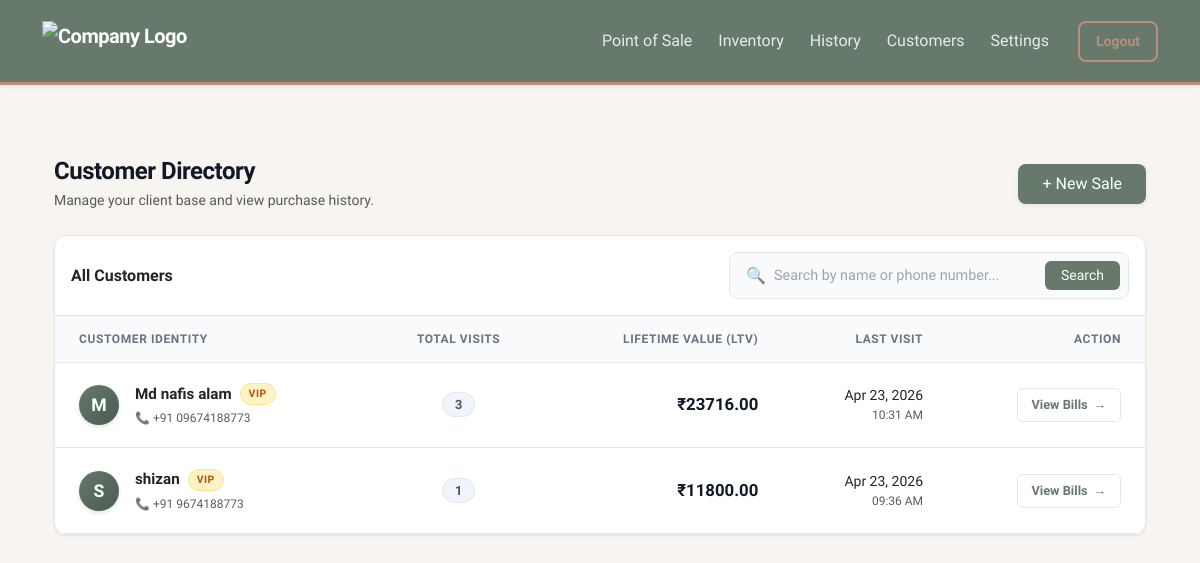
The app's page /billing/customers (signed in) with its own data.
### core/models.py (models this page shows)
class Customer(db.Model):
    __tablename__ = 'customers'
    id = db.Column(db.Integer, primary_key=True)
    company_id = db.Column(db.Integer, db.ForeignKey('companies.id'), nullable=False) # ISOLATION
    name = db.Column(db.String(100), nullable=False)
    phone_number = db.Column(db.String(15), nullable=False) # Removed unique=True so diff companies can have same customer
    email = db.Column(db.String(100), nullable=True)
    created_at = db.Column(db.DateTime, default=datetime.utcnow)
    invoices = db.relationship('Invoice', backref='customer', lazy=True)

### core/billing/routes.py (the view, shortened to what this page needs)
@billing_bp.route('/customers')
def customers_directory():
    company_id = session.get('company_id')
    if not company_id:
        flash("Please log in to view your customers.", "warning")
        return redirect(url_for('auth.login'))
    page = request.args.get('page', 1, type=int)
    search_query = request.args.get('search', '').strip()
    query = db.session.query(
        Customer,
        func.count(Invoice.id).label('total_visits'),
        func.sum(Invoice.grand_total).label('lifetime_value'),
        func.max(Invoice.created_at).label('last_visit')
    ).join(Invoice, Customer.id == Invoice.customer_id) \
     .filter(Invoice.company_id == company_id) \
     .group_by(Customer.id)
    pagination = query.order_by(func.max(Invoice.created_at).desc()).paginate(page=page, per_page=10)
    return render_template(
        'billing/customers.html',
        pagination=pagination,
        search_query=search_query
    )

### core/templates/billing/customers.html (shortened to what this page needs)
{% extends "base.html" %}
{% block content %}
<div class="container-fluid py-4">
    <div class="d-flex flex-column flex-sm-row justify-content-between align-items-sm-center gap-3 mb-4">
        <div>
            <h1 class="page-title mb-1">Customer Directory</h1>
            <p class="text-muted text-sm mb-0">Manage your client base and view purchase history.</p>
        </div>
        <a href="/billing" class="btn btn-dark fw-medium px-4 py-2 rounded-3 shadow-sm text-nowrap" style="background-color: var(--brand-sage); border: none;">
            + New Sale
        </a>
    </div>
    <div class="enterprise-card mb-4">
        <div class="p-3 border-bottom d-flex flex-column flex-md-row justify-content-between align-items-md-center gap-3">
            <h6 class="mb-0 fw-bold text-dark">All Customers</h6>
            <form method="GET" action="/billing/customers" class="w-100" style="max-width: 400px;">
                <div class="search-input-group">
                    <span class="ps-2 text-muted">🔍</span>
                    <input type="text" name="search" placeholder="Search by name or phone number..." value="{{ search_query or '' }}">
                    <button type="submit" class="btn btn-sm btn-dark px-3 rounded-2" style="background: var(--brand-sage); border: none;">Search</button>
                </div>
            </form>
        </div>
        <div class="table-responsive">
            <table class="table-pro">
                <thead>
                    <tr>
                        <th>Customer Identity</th>
                        <th class="text-center">Total Visits</th>
                        <th class="text-end">Lifetime Value (LTV)</th>
                        <th class="text-end">Last Visit</th>
                        <th class="text-end">Action</th>
                    </tr>
                </thead>
                <tbody>
                    {% for customer, total_visits, lifetime_value, last_visit in pagination.items %}
                    <tr>
                        <td>
                            <div class="d-flex align-items-center gap-3">
                                <div class="avatar-circle">{{ customer.name[0]|upper }}</div>
                                <div>
                                    <div class="d-flex align-items-center">
                                        <span class="fw-bold text-dark" style="font-size: 0.95rem;">{{ customer.name }}</span>
                                        {% if lifetime_value > 10000 or total_visits > 3 %}
                                            <span class="badge-vip">VIP</span>
                                        {% endif %}
                                    </div>
                                    <div class="text-muted text-xs mt-1">📞 +91 {{ customer.phone_number }}</div>
                                </div>
                            </div>
                        </td>
                        <td class="text-center">
                            <span class="badge-count">{{ total_visits }}</span>
                        </td>
                        <td class="text-end">
                            <div class="amount-display">₹{{ "%.2f"|format(lifetime_value) }}</div>
                        </td>
                        <td class="text-end">
                            <div class="text-dark text-sm fw-medium">{{ last_visit.strftime('%b %d, %Y') }}</div>
                            <div class="text-muted text-xs">{{ last_visit.strftime('%I:%M %p') }}</div>
                        </td>
                        <td class="text-end">
                            <a href="/billing/history?search={{ customer.phone_number }}" class="btn-view-bills">
                                View Bills <span aria-hidden="true">→</span>
                            </a>
                        </td>
                    </tr>
                    {% endfor %}
                </tbody>
            </table>
        </div>
    </div>
</div>
{% endblock %}

### core/templates/base.html (style rules this page uses)
:root { --color-sand: #D4C2AD; --color-terracotta: #D7A184; --color-cream: #EFDFCC; --color-taupe: #BA8E7A; --color-sage: #66796B; --text-dark: #2C3530; --shadow-soft: 0 10px 30px rgba(102, 121, 107, 0.08); --shadow-hover: 0 15px 35px rgba(102, 121, 107, 0.15); }
body { background-color: #F8F5F1; font-family: 'Plus Jakarta Sans', sans-serif; color: var(--text-dark); -webkit-font-smoothing: antialiased; }

### core/templates/billing/customers.html (style rules this page uses)
:root { --brand-sage: #66796b; --brand-sage-dark: #4a5c50; --text-dark: #111827; --text-muted: #6b7280; --border-color: #e5e7eb; --bg-surface: #ffffff; --bg-body: #f9fafb; }
.page-title { color: var(--text-dark); font-weight: 800; letter-spacing: -0.02em; font-size: 1.5rem; }
.enterprise-card { background: var(--bg-surface); border: 1px solid var(--border-color); border-radius: 12px; box-shadow: 0 1px 3px rgba(0, 0, 0, 0.05), 0 1px 2px rgba(0, 0, 0, 0.03); overflow: hidden; }
.search-input-group { display: flex; align-items: center; background: var(--bg-body); border: 1px solid var(--border-color); border-radius: 8px; padding: 0.25rem 0.5rem; transition: all 0.2s; }
.search-input-group input { border: none; background: transparent; padding: 0.5rem; font-size: 0.9rem; width: 100%; outline: none; color: var(--text-dark); }
.search-input-group input::placeholder { color: #9ca3af; }
.table-responsive { -webkit-overflow-scrolling: touch; }
.table-pro { width: 100%; margin-bottom: 0; border-collapse: collapse; }
.table-pro th { background-color: var(--bg-body); color: var(--text-muted); font-size: 0.75rem; font-weight: 600; text-transform: uppercase; letter-spacing: 0.05em; padding: 0.85rem 1.5rem; border-bottom: 1px solid var(--border-color); white-space: nowrap; }
.table-pro td { padding: 1.25rem 1.5rem; vertical-align: middle; border-bottom: 1px solid var(--border-color); color: var(--text-dark); font-size: 0.875rem; white-space: nowrap; }
.table-pro tbody tr { transition: background-color 0.15s ease; }
.avatar-circle { width: 40px; height: 40px; border-radius: 50%; background: linear-gradient(135deg, var(--brand-sage), var(--brand-sage-dark)); color: white; display: flex; align-items: center; justify-content: center; font-weight: 700; font-size: 1.1rem; box-shadow: 0 2px 4px rgba(102, 121, 107, 0.2); }
.badge-vip { background-color: #fef3c7; color: #b45309; border: 1px solid #fde68a; padding: 0.15rem 0.5rem; border-radius: 9999px; font-size: 0.65rem; font-weight: 800; text-transform: uppercase; letter-spacing: 0.05em; margin-left: 8px; vertical-align: middle; }
.badge-count { background-color: #f1f5f9; color: #475569; border: 1px solid #e2e8f0; padding: 0.25rem 0.75rem; border-radius: 9999px; font-weight: 600; font-size: 0.8rem; }
.fw-medium { font-weight: 500; }
.text-sm { font-size: 0.875rem; }
.text-xs { font-size: 0.75rem; }
.amount-display { font-size: 1.05rem; font-weight: 700; color: var(--text-dark); }
.btn-view-bills { background-color: var(--bg-surface); color: var(--brand-sage); border: 1px solid var(--border-color); border-radius: 6px; padding: 0.4rem 0.85rem; font-size: 0.8rem; font-weight: 600; transition: all 0.2s; text-decoration: none; display: inline-flex; align-items: center; gap: 6px; }

### records on screen
Customer: name "M", name "Md nafis alam", phone_number "09674188773", total_visits "3", lifetime_value "23716.00", strftime "Apr 23, 2026", strftime "10:31 AM"
Customer: name "S", name "shizan", phone_number "9674188773", total_visits "1", lifetime_value "11800.00", strftime "Apr 23, 2026", strftime "09:36 AM"
